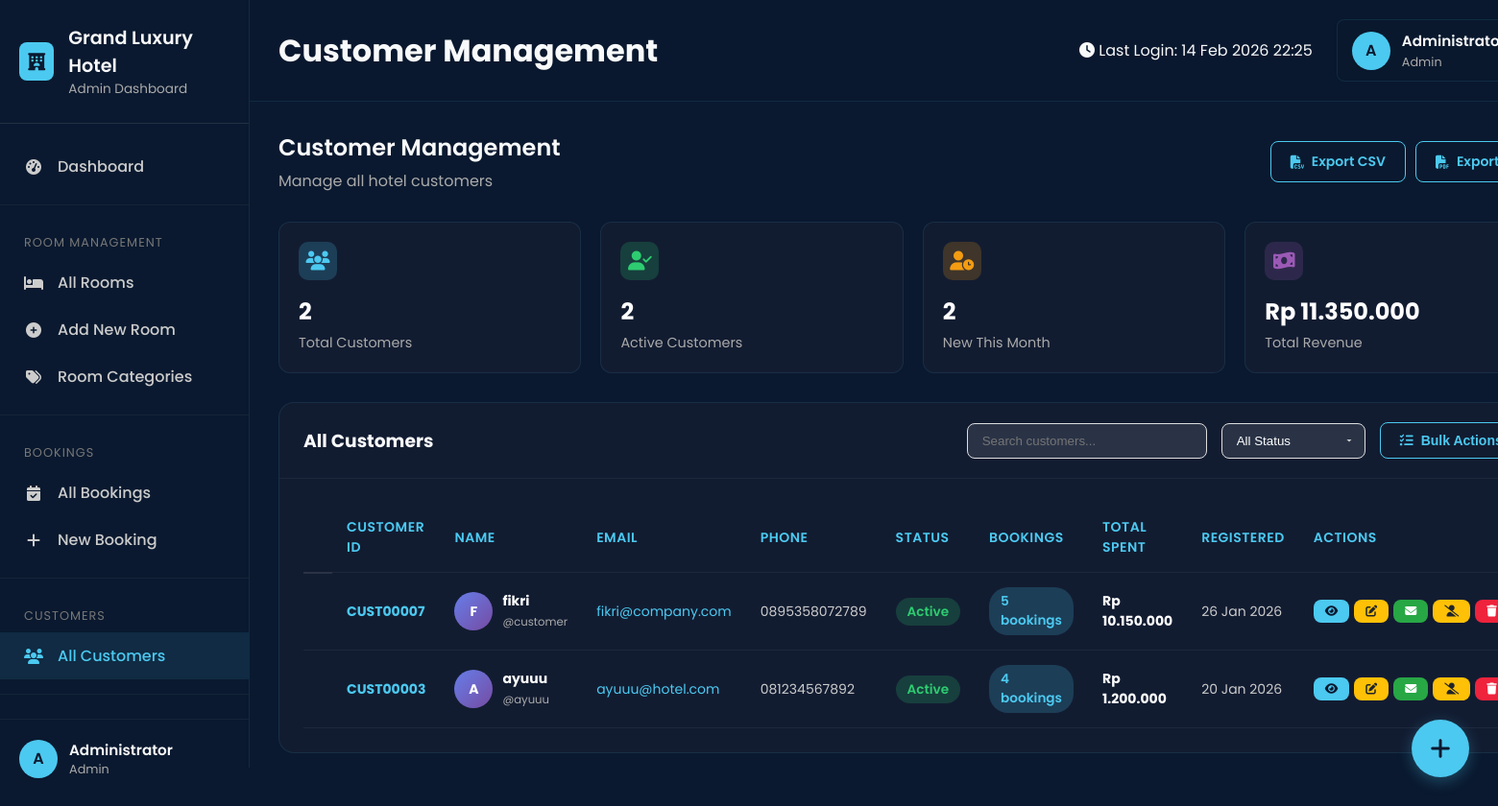
The page /admin/customers.php (signed in) on the database its author committed.
### tables this page shows
CREATE TABLE `settings` (
  `id` int(11) NOT NULL,
  `setting_key` varchar(100) NOT NULL,
  `setting_value` text DEFAULT NULL,
  `setting_group` varchar(50) DEFAULT 'general',
  `description` text DEFAULT NULL,
  `created_at` timestamp NOT NULL DEFAULT current_timestamp(),
  `updated_at` timestamp NOT NULL DEFAULT current_timestamp() ON UPDATE current_timestamp()
);

CREATE TABLE `users` (
  `id` int(11) NOT NULL,
  `username` varchar(50) NOT NULL,
  `password` varchar(255) NOT NULL,
  `email` varchar(100) NOT NULL,
  `full_name` varchar(100) DEFAULT NULL,
  `phone` varchar(20) DEFAULT NULL,
  `profile_picture` varchar(255) DEFAULT NULL,
  `role` enum('admin','receptionist','customer') DEFAULT 'customer',
  `status` enum('active','inactive','suspended') DEFAULT 'active',
  `created_at` timestamp NOT NULL DEFAULT current_timestamp(),
  `last_login` timestamp NULL DEFAULT NULL
);

### admin/customers.php (the view, shortened to what the rows shown need)
<?php
require_once '../includes/config.php';
$page_title = 'Customer Management';
    ?>
<!DOCTYPE html>
<html lang="id">
<head>
    <link rel="stylesheet" href="https://cdnjs.cloudflare.com/ajax/libs/font-awesome/6.4.0/css/all.min.css">
</head>
<body>
    <div class="admin-wrapper">
        <aside class="sidebar">
            <div class="sidebar-header">
                <div class="sidebar-title">
                    <h3><?= htmlspecialchars($hotel_name) ?></h3>
                    <p>Admin Dashboard</p>
                </div>
            </div>
        </aside>
        <main class="main-content">
            <header class="top-header">
                <div class="header-left">
                    <h1><?= htmlspecialchars($page_title) ?></h1>
                </div>
            </header>
            <div class="content-area">
                <div style="margin-bottom: 30px; display: flex; justify-content: space-between; align-items: center; flex-wrap: wrap; gap: 20px;">
                    <div>
                        <h2 style="font-size: 24px; font-weight: 600; margin: 0;">Customer Management</h2>
                    </div>
                </div>
                <div class="card">
                    <div class="card-body">
                        <div class="table-responsive">
                            <table style="width: 100%; border-collapse: collapse;" id="customersTable">
                                <thead>
                                    <tr>
                                        <th style="width: 30px;"></th>
                                        <th style="padding: 15px; text-align: left; border-bottom: 1px solid rgba(255,255,255,0.05);">Customer ID</th>
                                        <th style="padding: 15px; text-align: left; border-bottom: 1px solid rgba(255,255,255,0.05);">Name</th>
                                        <th style="padding: 15px; text-align: left; border-bottom: 1px solid rgba(255,255,255,0.05);">Email</th>
                                        <th style="padding: 15px; text-align: left; border-bottom: 1px solid rgba(255,255,255,0.05);">Phone</th>
                                        <th style="padding: 15px; text-align: left; border-bottom: 1px solid rgba(255,255,255,0.05);">Status</th>
                                        <th style="padding: 15px; text-align: left; border-bottom: 1px solid rgba(255,255,255,0.05);">Bookings</th>
                                        <th style="padding: 15px; text-align: left; border-bottom: 1px solid rgba(255,255,255,0.05);">Total Spent</th>
                                        <th style="padding: 15px; text-align: left; border-bottom: 1px solid rgba(255,255,255,0.05);">Registered</th>
                                        <th style="padding: 15px; text-align: left; border-bottom: 1px solid rgba(255,255,255,0.05);">Actions</th>
                                    </tr>
                                </thead>
                                <tbody>
                                    <?php
                                    $query = "SELECT u.*,
                                             COUNT(b.id) as total_bookings,
                                             SUM(CASE WHEN b.payment_status = 'paid' THEN b.final_price ELSE 0 END) as total_spent
                                             FROM users u
                                             LEFT JOIN bookings b ON u.id = b.user_id
                                             WHERE u.role = 'customer'
                                             GROUP BY u.id
                                             ORDER BY u.created_at DESC";
                                    $result = $conn->query($query);
                                    if ($result->num_rows > 0):
                                        while ($customer = $result->fetch_assoc()) {
                                            $status_class = $customer['status'] == 'active' ? 'success' : ($customer['status'] == 'inactive' ? 'warning' : ($customer['status'] == 'suspended' ? 'danger' : 'info'));
                                    ?>
                                    <tr data-status="<?= $customer['status'] ?>" data-search="<?= strtolower(htmlspecialchars($customer['full_name'] . ' ' . $customer['email'] . ' ' . $customer['phone'])) ?>">
                                        <td style="padding: 15px; border-bottom: 1px solid rgba(255,255,255,0.05);">
                                        </td>
                                        <td style="padding: 15px; border-bottom: 1px solid rgba(255,255,255,0.05);">
                                            <strong style="color: var(--blue);">CUST<?= str_pad($customer['id'], 5, '0', STR_PAD_LEFT) ?></strong>
                                        </td>
                                        <td style="padding: 15px; border-bottom: 1px solid rgba(255,255,255,0.05);">
                                            <div style="display: flex; align-items: center; gap: 10px;">
                                                <div style="width: 40px; height: 40px; background: linear-gradient(135deg, #667eea 0%, #764ba2 100%); border-radius: 50%; display: flex; align-items: center; justify-content: center; color: white; font-weight: bold;">
                                                    <?= strtoupper(substr($customer['full_name'], 0, 1)) ?>
                                                </div>
                                                <div>
                                                    <strong style="color: white;"><?= htmlspecialchars($customer['full_name']) ?></strong><br>
                                                    <small style="color: #aaa;">@<?= htmlspecialchars($customer['username']) ?></small>
                                                </div>
                                            </div>
                                        </td>
                                        <td style="padding: 15px; border-bottom: 1px solid rgba(255,255,255,0.05);">
                                            <a href="mailto:<?= htmlspecialchars($customer['email']) ?>" style="color: #4cc9f0; text-decoration: none;">
                                                <?= htmlspecialchars($customer['email']) ?>
                                            </a>
                                        </td>
                                        <td style="padding: 15px; border-bottom: 1px solid rgba(255,255,255,0.05);">
                                            <?= htmlspecialchars($customer['phone']) ?>
                                        </td>
                                        <td style="padding: 15px; border-bottom: 1px solid rgba(255,255,255,0.05);">
                                            <span class="status-badge status-<?= $status_class ?>"><?= ucfirst($customer['status']) ?></span>
                                        </td>
                                        <td style="padding: 15px; border-bottom: 1px solid rgba(255,255,255,0.05);">
                                            <span class="badge"><?= $customer['total_bookings'] ?> bookings</span>
                                        </td>
                                        <td style="padding: 15px; border-bottom: 1px solid rgba(255,255,255,0.05);">
                                            <strong style="color: white;"><?= formatCurrency($customer['total_spent'] ?? 0) ?></strong>
                                        </td>
                                        <td style="padding: 15px; border-bottom: 1px solid rgba(255,255,255,0.05);">
                                            <?= date('d M Y', strtotime($customer['created_at'])) ?>
                                        </td>
                                        <td style="padding: 15px; border-bottom: 1px solid rgba(255,255,255,0.05);">
                                            <div style="display: flex; gap: 5px;">
                                                <button onclick="viewCustomer(<?= $customer['id'] ?>)" class="btn btn-sm btn-primary" title="View Details">
                                                    <i class="fas fa-eye"></i>
                                                </button>
                                                <button onclick="editCustomer(<?= $customer['id'] ?>)" class="btn btn-sm btn-warning" title="Edit">
                                                    <i class="fas fa-edit"></i>
                                                </button>
                                                <button onclick="sendEmail('<?= htmlspecialchars($customer['email']) ?>')" class="btn btn-sm btn-success" title="Send Email">
                                                    <i class="fas fa-envelope"></i>
                                                </button>
                                                <?php if ($customer['status'] == 'active'): ?>
                                                <button onclick="updateStatus(<?= $customer['id'] ?>, 'inactive')" class="btn btn-sm btn-warning" title="Deactivate">
                                                    <i class="fas fa-user-slash"></i>
                                                </button>
                                                <?php else: ?>
                                                <button onclick="updateStatus(<?= $customer['id'] ?>, 'active')" class="btn btn-sm btn-success" title="Activate">
                                                    <i class="fas fa-user-check"></i>
                                                </button>
                                                <?php endif; ?>
                                                <button onclick="deleteCustomer(<?= $customer['id'] ?>, '<?= htmlspecialchars(addslashes($customer['full_name'])) ?>')"
                                                        class="btn btn-sm btn-danger" title="Delete">
                                                    <i class="fas fa-trash"></i>
                                                </button>
                                            </div>
                                        </td>
                                    </tr>
                                    <?php
                                        }
                                    endif; ?>
                                </tbody>
                            </table>
                        </div>
                    </div>
                </div>
            </div>
        </main>
    </div>
</body>
</html>

### rows shown on the page
settings: setting_value "Grand Luxury Hotel"
users: id "00007", full_name "F", full_name "fikri", username "customer", email "fikri@company.com", phone "0895358072789", status "Active", total_bookings "5", total_spent "Rp 10.150.000", created_at "26 Jan 2026"
users: id "00003", full_name "A", full_name "ayuuu", username "ayuuu", email "ayuuu@hotel.com", phone "081234567892", status "Active", total_bookings "4", total_spent "Rp 1.200.000", created_at "20 Jan 2026"

### other values the page prints
substr($_SESSION['full_name'] ?? 'A', 0, 1) "A"
$_SESSION['full_name'] "Administrator"
$_SESSION['role'] "Admin"
$page_title "Customer Management"
$total_customers "2"
$active_customers "2"
$new_customers_month "2"
formatCurrency($total_revenue) "Rp 11.350.000"
